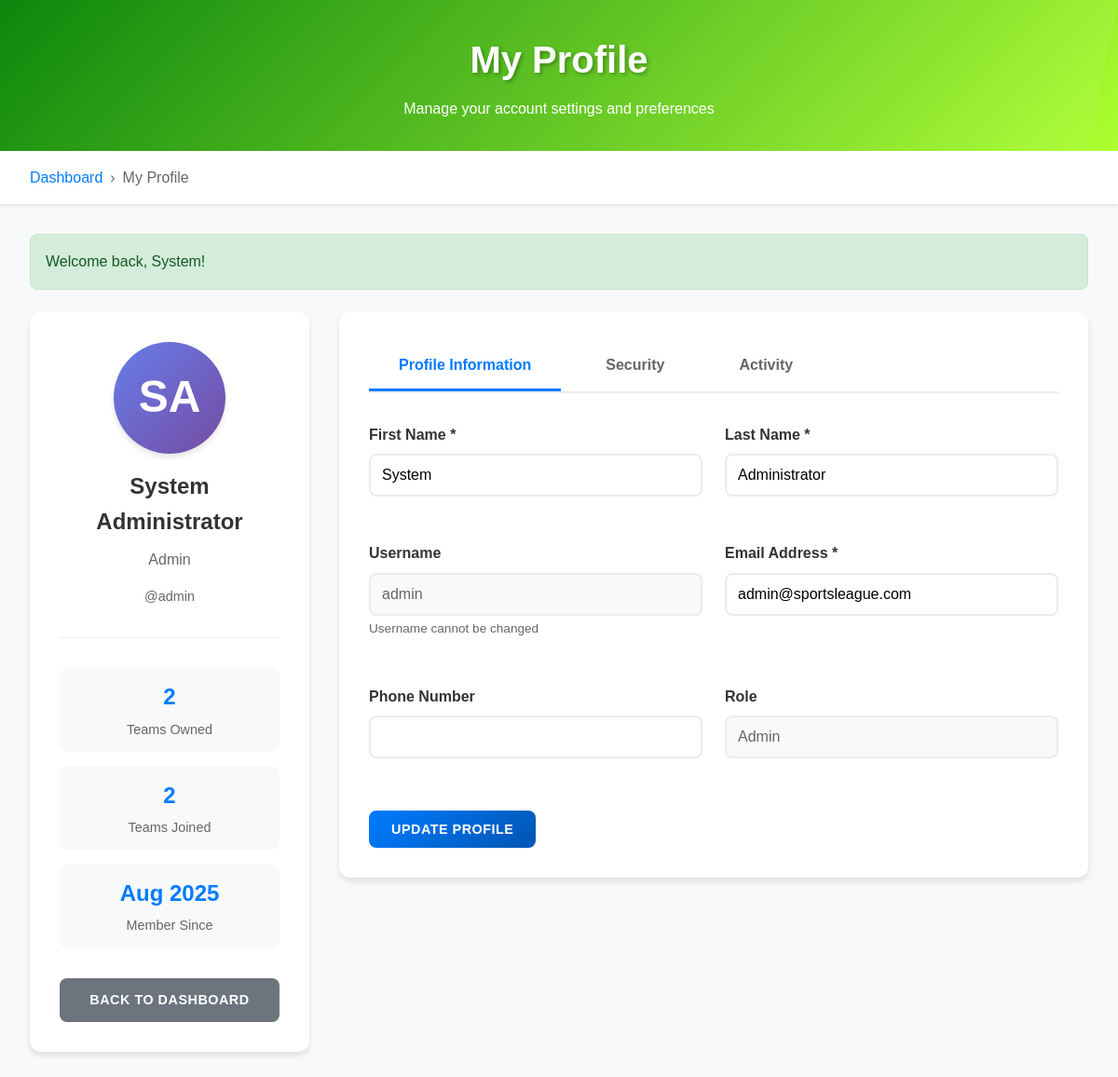
The app's page /profile.php (signed in) with its own data.
### tables this page shows
CREATE TABLE `users` (
  `id` int(11) NOT NULL,
  `username` varchar(50) NOT NULL,
  `email` varchar(100) NOT NULL,
  `password` varchar(255) NOT NULL,
  `first_name` varchar(50) NOT NULL,
  `last_name` varchar(50) NOT NULL,
  `phone` varchar(20) DEFAULT NULL,
  `address` varchar(255) DEFAULT NULL,
  `role` enum('player','team_owner','admin') DEFAULT 'player',
  `created_at` timestamp NOT NULL DEFAULT current_timestamp(),
  `updated_at` timestamp NOT NULL DEFAULT current_timestamp() ON UPDATE current_timestamp(),
  `status` varchar(20) NOT NULL DEFAULT 'active'
);

### profile.php (the view, shortened to what this page needs)
<?php
require_once 'config/database.php';
$database = new Database();
$db = $database->connect();
$user = getCurrentUser();
$stats_query = " SELECT (SELECT COUNT(*) FROM teams WHERE owner_id = :user_id) AS teams_owned, (SELECT COUNT(*) FROM team_members WHERE player_id = :user_id2 AND status = 'active') AS teams_joined, ( SELECT COUNT(DISTINCT league_id) FROM ( SELECT league_id FROM teams WHERE owner_id = :user_id3 UNION SELECT t.league_id FROM team_members tm JOIN teams t ON tm.team_id = t.id WHERE tm.player_id = :user_id4 AND tm.status = 'active' ) AS combined ) AS leagues_count "; $stats_stmt = $db->prepare($stats_query); $stats_stmt->bindParam(':user_id', $user['id']); $stats_stmt->bindParam(':user_id2', $user['id']); $stats_stmt->bindParam(':user_id3', $user['id']); $stats_stmt->bindParam(':user_id4', $user['id']); $stats_stmt->execute(); $stats = $stats_stmt->fetch(PDO::FETCH_ASSOC);
?>
<!DOCTYPE html>
<html lang="en">
<head>
</head>
<body>
    <div class="header">
        <div class="header-content">
            <h1>My Profile</h1>
            <p>Manage your account settings and preferences</p>
        </div>
    </div>
    <div class="nav-breadcrumb">
        <div class="breadcrumb">
            <a href="dashboard.php">Dashboard</a>
            <span>›</span>
            <span>My Profile</span>
        </div>
    </div>
    <div class="container">
        <div class="profile-grid">
            <div class="profile-sidebar">
                <div class="profile-avatar">
                    <?php echo strtoupper(substr($user['first_name'], 0, 1) . substr($user['last_name'], 0, 1)); ?>
                </div>
                <div class="profile-name">
                    <?php echo htmlspecialchars($user['first_name'] . ' ' . $user['last_name']); ?>
                </div>
                <div class="profile-role">
                    <?php echo htmlspecialchars($user['role']); ?>
                </div>
                <div style="color: #666; font-size: 0.9rem;">
                    @<?php echo htmlspecialchars($user['username']); ?>
                </div>
                <div class="profile-stats">
                    <div class="stat-item">
                        <div class="stat-number"><?php echo $stats['teams_owned']; ?></div>
                        <div class="stat-label">Teams Owned</div>
                    </div>
                    <div class="stat-item">
                        <div class="stat-number"><?php echo $stats['teams_joined']; ?></div>
                        <div class="stat-label">Teams Joined</div>
                    </div>
                    <div class="stat-item">
                        <div class="stat-number"><?php echo date('M Y', strtotime($user['created_at'])); ?></div>
                        <div class="stat-label">Member Since</div>
                    </div>
                </div>
                <div style="margin-top: 2rem;">
                    <a href="dashboard.php" class="btn btn-secondary" style="width: 100%;">
                        Back to Dashboard
                    </a>
                </div>
            </div>
            <div class="profile-main">
                <div class="card">
                    <div class="tabs">
                        <button class="tab active" onclick="showTab('profile')">Profile Information</button>
                        <button class="tab" onclick="showTab('security')">Security</button>
                        <button class="tab" onclick="showTab('activity')">Activity</button>
                    </div>
                    <div id="profile-tab" class="tab-content active">
                        <form method="POST">
                            <div class="form-grid">
                                <div class="form-group">
                                    <label for="first_name">First Name *</label>
                                    <input type="text"
                                           id="first_name"
                                           name="first_name"
                                           class="form-control"
                                           value="<?php echo htmlspecialchars($user['first_name']); ?>"
                                           required>
                                </div>
                                <div class="form-group">
                                    <label for="last_name">Last Name *</label>
                                    <input type="text"
                                           id="last_name"
                                           name="last_name"
                                           class="form-control"
                                           value="<?php echo htmlspecialchars($user['last_name']); ?>"
                                           required>
                                </div>
                                <div class="form-group">
                                    <label for="username">Username</label>
                                    <input type="text"
                                           id="username"
                                           class="form-control"
                                           value="<?php echo htmlspecialchars($user['username']); ?>"
                                           disabled>
                                    <small style="color: #666; font-size: 0.85rem;">Username cannot be changed</small>
                                </div>
                                <div class="form-group">
                                    <label for="email">Email Address *</label>
                                    <input type="email"
                                           id="email"
                                           name="email"
                                           class="form-control"
                                           value="<?php echo htmlspecialchars($user['email']); ?>"
                                           required>
                                </div>
                                <div class="form-group">
                                    <label for="phone">Phone Number</label>
                                    <input type="tel"
                                           id="phone"
                                           name="phone"
                                           class="form-control"
                                           value="<?php echo htmlspecialchars($user['phone'] ?? ''); ?>">
                                </div>
                                <div class="form-group">
                                    <label for="role">Role</label>
                                    <input type="text"
                                           id="role"
                                           class="form-control"
                                           value="<?php echo ucfirst($user['role']); ?>"
                                           disabled>
                                </div>
                            </div>
                            <div style="margin-top: 2rem;">
                                <button type="submit" name="update_profile" class="btn btn-primary">
                                    Update Profile
                                </button>
                            </div>
                        </form>
                    </div>
                </div>
            </div>
        </div>
    </div>
</body>
</html>

### profile.php (style rules this page uses)
* { margin: 0; padding: 0; box-sizing: border-box; }
body { font-family: 'Arial', sans-serif; background: #f8f9fa; color: #333; line-height: 1.6; }
.header { background: linear-gradient(135deg, green , greenyellow); color: white; padding: 2rem; text-align: center; position: relative; overflow: hidden; }
.header::before { content: ''; position: absolute; top: 0; left: 0; right: 0; bottom: 0; background-size: cover; }
.header-content { position: relative; z-index: 2; max-width: 1200px; margin: 0 auto; }
.header h1 { font-size: 2.5rem; margin-bottom: 0.5rem; text-shadow: 2px 2px 4px rgba(0,0,0,0.3); }
.nav-breadcrumb { background: white; padding: 1rem 2rem; box-shadow: 0 2px 4px rgba(0,0,0,0.1); }
.breadcrumb { max-width: 1200px; margin: 0 auto; display: flex; align-items: center; gap: 0.5rem; color: #666; }
.breadcrumb a { color: #007bff; text-decoration: none; }
.container { max-width: 1200px; margin: 2rem auto; padding: 0 2rem; }
.profile-grid { display: grid; grid-template-columns: 300px 1fr; gap: 2rem; margin-bottom: 2rem; }
.profile-sidebar { background: white; border-radius: 12px; box-shadow: 0 4px 6px rgba(0,0,0,0.1); padding: 2rem; text-align: center; height: fit-content; }
.profile-avatar { width: 120px; height: 120px; border-radius: 50%; background: linear-gradient(135deg, #667eea, #764ba2); color: white; display: flex; align-items: center; justify-content: center; font-size: 3rem; font-weight: bold; margin: 0 auto 1rem; box-shadow: 0 4px 6px rgba(0,0,0,0.1); }
.profile-name { font-size: 1.5rem; font-weight: bold; color: #333; margin-bottom: 0.5rem; }
.profile-role { color: #666; margin-bottom: 1rem; text-transform: capitalize; }
.profile-stats { margin-top: 2rem; padding-top: 2rem; border-top: 1px solid #eee; }
.stat-item { margin-bottom: 1rem; padding: 0.75rem; background: #f8f9fa; border-radius: 8px; }
.stat-number { font-size: 1.5rem; font-weight: bold; color: #007bff; }
.stat-label { font-size: 0.9rem; color: #666; margin-top: 0.25rem; }
.profile-main { display: flex; flex-direction: column; gap: 2rem; }
.card { background: white; border-radius: 12px; box-shadow: 0 4px 6px rgba(0,0,0,0.1); padding: 2rem; }
.form-grid { display: grid; grid-template-columns: 1fr 1fr; gap: 1.5rem; }
.form-group { margin-bottom: 1.5rem; }
.form-group label { display: block; margin-bottom: 0.5rem; font-weight: 600; color: #333; }
.form-control { width: 100%; padding: 0.75rem; border: 2px solid #e9ecef; border-radius: 8px; font-size: 1rem; transition: all 0.3s ease; }
.form-control:disabled { background: #f8f9fa; color: #666; cursor: not-allowed; }
.btn { display: inline-block; padding: 0.75rem 1.5rem; border: none; border-radius: 8px; cursor: pointer; font-size: 0.9rem; font-weight: 600; text-decoration: none; transition: all 0.3s ease; text-transform: uppercase; letter-spacing: 0.5px; }
.btn-primary { background: linear-gradient(135deg, #007bff, #0056b3); color: white; }
.btn-secondary { background: #6c757d; color: white; }
.tabs { display: flex; gap: 1rem; margin-bottom: 2rem; border-bottom: 2px solid #e9ecef; }
.tab { padding: 1rem 2rem; cursor: pointer; border: none; background: none; font-size: 1rem; font-weight: 600; color: #666; border-bottom: 3px solid transparent; transition: all 0.3s ease; }
.tab.active { color: #007bff; border-bottom-color: #007bff; }
.tab-content { display: none; }
.tab-content.active { display: block; }

### records on screen
users: first_name+last_name "SA", first_name+last_name "System Administrator", role "Admin", username "admin", created_at "Aug 2025", first_name "System", last_name "Administrator", email "admin@sportsleague.com"

### other values on screen
$message "Welcome back, System!"
$stats['teams_owned'] "2"
$stats['teams_joined'] "2"
